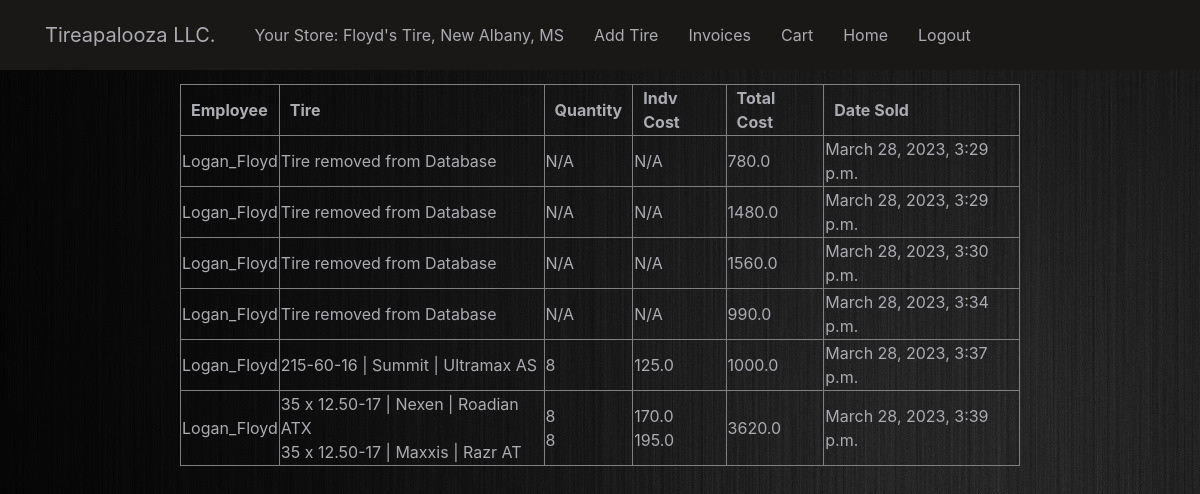
The page /view_outvoices/ (signed in) on the database its author committed.
### app/models.py (models this page shows, shortened)
class Profile(models.Model):
    user = models.OneToOneField(User, on_delete=models.CASCADE)
    store = models.ForeignKey(
        Store, on_delete=models.CASCADE, related_name="staff_members"
    )

class Store(models.Model):
    store_name = models.CharField(max_length=100)
    location = models.CharField(max_length=200)
    def __str__(self):
        return self.store_name + ", " + self.location

class Outvoice(models.Model):
    user = models.CharField(max_length=200)
    total_cost = models.FloatField(null=True)
    tires = models.ManyToManyField(Tire, related_name="outvoices")
    date_ordered = models.DateTimeField(auto_now_add=True, null=True)
    store = models.ForeignKey(
        Store, related_name="outvoices", on_delete=models.CASCADE, null=True
    )
    is_finalized = models.BooleanField(default=False)

class Tire(models.Model):
    PATTERNS = (
        ("Street Tread", "Street Tread"),
        ("All-Terrain", "All-Terrain"),
        ("Mud Terrain", "Mud-Terrain"),
    )
    CONDITIONS = (
        (1, "Heavily Used"),
        (2, "Used"),
        (3, "Good"),
        (4, "New"),
    )
    brand = models.CharField(max_length=200, null=True)
    line = models.CharField(max_length=200, null=True)
    size = models.CharField(max_length=200, null=True)
    mileage_rating = models.CharField(max_length=40, null=True)
    base_price = models.FloatField(null=True)
    tread_pattern = models.CharField(max_length=200, null=True, choices=PATTERNS)
    condition = models.IntegerField(null=True, choices=CONDITIONS)
    adjusted_price = models.FloatField(null=True, blank=True, default=None)
    quantity = models.IntegerField(default=0)
    store = models.ForeignKey(
        Store, on_delete=models.CASCADE, related_name="inventory", null=True, blank=True
    )
    order_qty = models.IntegerField(null=True)
    def __str__(self):
        return f"{self.size} | {self.brand} | {self.line}"

class OrderQuantity(models.Model):
    tire = models.ForeignKey(Tire, on_delete=models.CASCADE, null=True, blank=True)
    num_of_tires = models.IntegerField(null=True)
    outvoice = models.ForeignKey(
        Outvoice,
        related_name="order_quantity",
        on_delete=models.CASCADE,
        null=True,
        blank=True,
    )

### app/decorators.py (the view)
        def wrapper_func(request, *args, **kwargs):
            group = "None"
            if request.user.groups.exists():
                group = request.user.groups.all()[0].name
            if group in allowed_roles:
                return view_func(request, *args, **kwargs)
            else:
                return redirect("logout")

### app/views.py (called while the page is built)
@login_required(login_url="login")
@allowed_users(allowed_roles="staff")
def view_outvoices(request):
    outvoices = Outvoice.objects.filter(store=request.user.profile.store)
    context = {"outvoices": outvoices}
    return render(request, "view_outvoices.html", context)

### app/templates/view_outvoices.html (shortened to what this page needs)
{% extends 'home.html' %} {% block content %}
<table border="1" frame="1" rules="columns">
  <tr>
    <th>Employee</th>
    <th>Tire</th>
    <th>Quantity</th>
    <th>Indv Cost</th>
    <th>Total Cost</th>
    <th>Date Sold</th>
  </tr>
  {%for outvoice in outvoices%}
  <tr>
    {% if outvoice.is_finalized and outvoice.tires is not None %}
    <td>{{outvoice.user}}</td>
    <td>
      {%for tire in outvoice.tires.all%} {{tire}} <br />
      {%empty%} Tire removed from Database {%endfor%}
    </td>
    <td>
      {%for order in outvoice.order_quantity.all%} {{order.num_of_tires}}<br />
      {%empty%} N/A {%endfor%}
    </td>
    <td>
      {%for tire in outvoice.tires.all%} {{tire.base_price}} <br />
      {%empty%} N/A {%endfor%}
    </td>
    <td>{{outvoice.total_cost}}</td>
    <td>{{outvoice.date_ordered}}</td>
  </tr>
  {% endif %} {%endfor%} {%endblock content%}

### app/templates/base.html (shortened to what this page needs)
{% load static %}
<!DOCTYPE html>
<html lang="en">
  <head>
    <link
      rel="stylesheet"
      href="https://maxcdn.bootstrapcdn.com/bootstrap/4.0.0/css/bootstrap.min.css"
    />
    <link rel="stylesheet" type="text/css" href="{% static 'base.css' %}" />
  </head>
  <body>
    <header class="site-header">
      <nav class="navbar navbar-expand-md navbar-dark bg-steel fixed-top">
        <div class="container">
          <a
            class="navbar-brand mr-4"
            href="{% url 'home' %}"
            style="color: #ababb2"
            >Tireapalooza LLC.</a
          >
          <div class="collapse navbar-collapse">
            <div class="navbar-nav">
              {% if user.is_authenticated %}
              <li class="nav-item nav-link">
                Your Store: {{request.user.profile.store}}
              </li>
              {% if request.path != "/add_tire/" %}
              <a class="nav-item nav-link" href="{% url 'add_tire_form' %}"
                >Add Tire</a
              >
              {% endif %}  {% if request.path != "/view_invoices/" %}
              <a class="nav-item nav-link" href=" {% url 'view_invoices' %}"
                >Invoices</a
              >
              {% endif %} {% if request.path != "/cart/" %}
              <a class="nav-item nav-link" href=" {% url 'cart' %}">Cart</a>
              {% endif %} {% if request.path != "/" %}
              <a class="nav-item nav-link" href=" {% url 'home' %}">Home</a>
              {% endif %} {% if request.path != "/logout/" %}
              <a class="nav-item nav-link" href=" {% url 'logout' %}">Logout</a>
              {% endif %}
              {% endif %}
            </div>
          </div>
        </div>
      </nav>
    </header>
    <div id="test_div">
      <div id="block_container">
        {% block content %}{% endblock content %}
      </div>
    </div>
  </body>
</html>

### app/static/base.css (style rules this page uses)
body { background-color: #ababb2; color: #ababb2; margin-top: 7%; background-image: url("image/unitproject.jpeg") }
.bg-steel { background-color: #1a1817; }
.site-header .navbar-nav .nav-link { margin-left: auto; margin-right: auto; color: #ababb2; padding: 15px; }
tr, th, table { padding-left: 10px; padding-right: 10px; font-size: 1em; }
#block_container { margin-left: auto; margin-right: auto; width: 70%; display: flex; flex-direction: column; justify-content: center; }

### rows shown on the page
Outvoice: user "Logan_Floyd", total_cost "780.0", date_ordered "March 28, 2023, 3:29 p.m."
Outvoice: user "Logan_Floyd", total_cost "1480.0", date_ordered "March 28, 2023, 3:29 p.m."
Outvoice: user "Logan_Floyd", total_cost "1560.0", date_ordered "March 28, 2023, 3:30 p.m."
Outvoice: user "Logan_Floyd", total_cost "990.0", date_ordered "March 28, 2023, 3:34 p.m."
Outvoice: user "Logan_Floyd", total_cost "1000.0", date_ordered "March 28, 2023, 3:37 p.m."
Tire: size+brand+line "215-60-16 | Summit | Ultramax AS", base_price "125.0"
OrderQuantity: num_of_tires "8"
Outvoice: user "Logan_Floyd", total_cost "3620.0", date_ordered "March 28, 2023, 3:39 p.m."
Tire: size+brand+line "35 x 12.50-17 | Nexen | Roadian ATX", base_price "170.0"
Tire: size+brand+line "35 x 12.50-17 | Maxxis | Razr AT", base_price "195.0"
OrderQuantity: num_of_tires "8"
OrderQuantity: num_of_tires "8"

### other values the page prints
{{ request.user.profile.store }} "Floyd's Tire, New Albany, MS"
